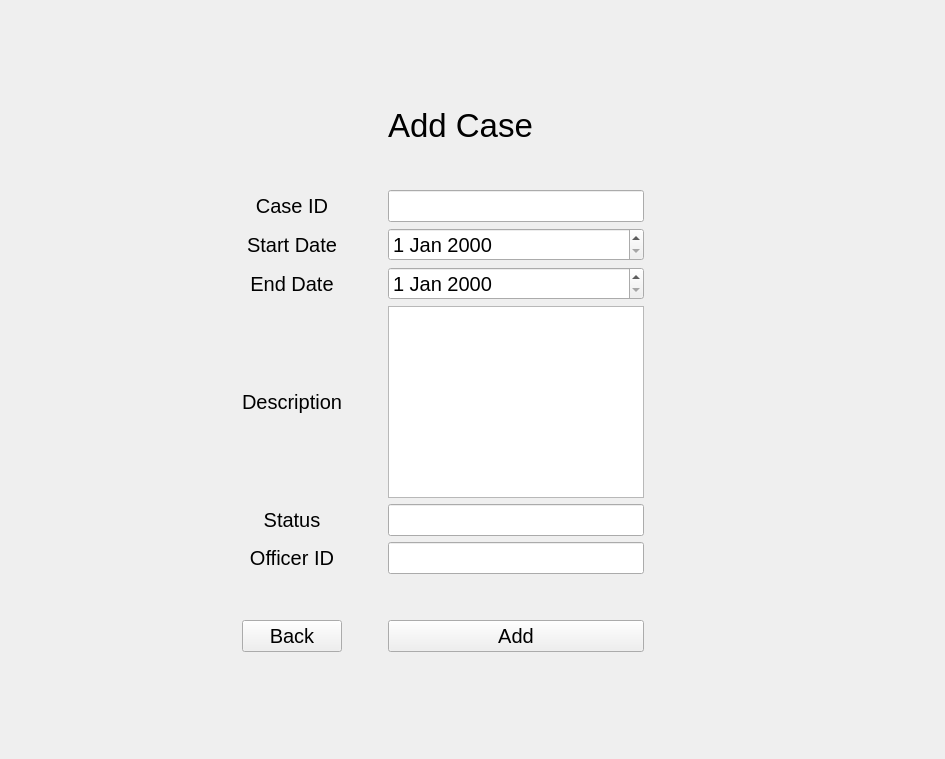
<?xml version="1.0" encoding="UTF-8"?>
<ui version="4.0">
 <class>Form</class>
 <widget class="QWidget" name="Form">
  <property name="geometry">
   <rect>
    <x>0</x>
    <y>0</y>
    <width>945</width>
    <height>759</height>
   </rect>
  </property>
  <property name="windowTitle">
   <string>Form</string>
  </property>
  <layout class="QGridLayout" name="gridLayout_2">
   <item row="1" column="1" rowspan="3" colspan="3">
    <layout class="QGridLayout" name="gridLayout">
     <item row="6" column="3">
      <spacer name="horizontalSpacer_3">
       <property name="orientation">
        <enum>Qt::Horizontal</enum>
       </property>
       <property name="sizeType">
        <enum>QSizePolicy::Preferred</enum>
       </property>
       <property name="sizeHint" stdset="0">
        <size>
         <width>60</width>
         <height>20</height>
        </size>
       </property>
      </spacer>
     </item>
     <item row="9" column="2">
      <widget class="QLineEdit" name="CaseStatusField">
       <property name="font">
        <font>
         <pointsize>15</pointsize>
        </font>
       </property>
      </widget>
     </item>
     <item row="10" column="0">
      <widget class="QLabel" name="label_10">
       <property name="font">
        <font>
         <pointsize>15</pointsize>
        </font>
       </property>
       <property name="text">
        <string>Officer ID</string>
       </property>
       <property name="alignment">
        <set>Qt::AlignCenter</set>
       </property>
      </widget>
     </item>
     <item row="2" column="2">
      <spacer name="verticalSpacer_2">
       <property name="orientation">
        <enum>Qt::Vertical</enum>
       </property>
       <property name="sizeHint" stdset="0">
        <size>
         <width>20</width>
         <height>40</height>
        </size>
       </property>
      </spacer>
     </item>
     <item row="9" column="0">
      <widget class="QLabel" name="label_9">
       <property name="font">
        <font>
         <pointsize>15</pointsize>
        </font>
       </property>
       <property name="text">
        <string>Status</string>
       </property>
       <property name="alignment">
        <set>Qt::AlignCenter</set>
       </property>
      </widget>
     </item>
     <item row="3" column="2">
      <widget class="QLineEdit" name="CaseIDField">
       <property name="font">
        <font>
         <pointsize>15</pointsize>
        </font>
       </property>
      </widget>
     </item>
     <item row="3" column="0">
      <widget class="QLabel" name="label_2">
       <property name="font">
        <font>
         <pointsize>15</pointsize>
        </font>
       </property>
       <property name="text">
        <string>Case ID</string>
       </property>
       <property name="alignment">
        <set>Qt::AlignCenter</set>
       </property>
      </widget>
     </item>
     <item row="11" column="2">
      <spacer name="verticalSpacer_4">
       <property name="orientation">
        <enum>Qt::Vertical</enum>
       </property>
       <property name="sizeHint" stdset="0">
        <size>
         <width>20</width>
         <height>40</height>
        </size>
       </property>
      </spacer>
     </item>
     <item row="6" column="0">
      <widget class="QLabel" name="label_5">
       <property name="font">
        <font>
         <pointsize>15</pointsize>
        </font>
       </property>
       <property name="text">
        <string>Start Date</string>
       </property>
       <property name="alignment">
        <set>Qt::AlignCenter</set>
       </property>
      </widget>
     </item>
     <item row="10" column="2">
      <widget class="QLineEdit" name="CaseOfficerFkField">
       <property name="font">
        <font>
         <pointsize>15</pointsize>
        </font>
       </property>
      </widget>
     </item>
     <item row="7" column="2">
      <widget class="QDateEdit" name="CaseEndField">
       <property name="font">
        <font>
         <pointsize>15</pointsize>
        </font>
       </property>
      </widget>
     </item>
     <item row="8" column="0">
      <widget class="QLabel" name="label_3">
       <property name="font">
        <font>
         <pointsize>15</pointsize>
        </font>
       </property>
       <property name="text">
        <string>Description</string>
       </property>
       <property name="alignment">
        <set>Qt::AlignCenter</set>
       </property>
      </widget>
     </item>
     <item row="6" column="1">
      <spacer name="horizontalSpacer_4">
       <property name="orientation">
        <enum>Qt::Horizontal</enum>
       </property>
       <property name="sizeType">
        <enum>QSizePolicy::Preferred</enum>
       </property>
       <property name="sizeHint" stdset="0">
        <size>
         <width>40</width>
         <height>20</height>
        </size>
       </property>
      </spacer>
     </item>
     <item row="7" column="0">
      <widget class="QLabel" name="label_6">
       <property name="font">
        <font>
         <pointsize>15</pointsize>
        </font>
       </property>
       <property name="text">
        <string>End Date</string>
       </property>
       <property name="alignment">
        <set>Qt::AlignCenter</set>
       </property>
      </widget>
     </item>
     <item row="12" column="0">
      <widget class="QPushButton" name="BackBtn">
       <property name="font">
        <font>
         <pointsize>15</pointsize>
        </font>
       </property>
       <property name="text">
        <string>Back</string>
       </property>
      </widget>
     </item>
     <item row="1" column="2">
      <widget class="QLabel" name="label">
       <property name="font">
        <font>
         <pointsize>25</pointsize>
        </font>
       </property>
       <property name="text">
        <string>Add Case</string>
       </property>
      </widget>
     </item>
     <item row="12" column="2">
      <widget class="QPushButton" name="AddCaseDataBtn">
       <property name="font">
        <font>
         <pointsize>15</pointsize>
        </font>
       </property>
       <property name="text">
        <string>Add</string>
       </property>
      </widget>
     </item>
     <item row="6" column="2">
      <widget class="QDateEdit" name="CaseStartField">
       <property name="font">
        <font>
         <pointsize>15</pointsize>
        </font>
       </property>
      </widget>
     </item>
     <item row="8" column="2">
      <widget class="QTextEdit" name="CaseDescriptionField">
       <property name="font">
        <font>
         <pointsize>15</pointsize>
        </font>
       </property>
      </widget>
     </item>
    </layout>
   </item>
   <item row="0" column="1">
    <spacer name="verticalSpacer">
     <property name="orientation">
      <enum>Qt::Vertical</enum>
     </property>
     <property name="sizeHint" stdset="0">
      <size>
       <width>20</width>
       <height>40</height>
      </size>
     </property>
    </spacer>
   </item>
   <item row="1" column="4">
    <spacer name="horizontalSpacer">
     <property name="orientation">
      <enum>Qt::Horizontal</enum>
     </property>
     <property name="sizeHint" stdset="0">
      <size>
       <width>200</width>
       <height>20</height>
      </size>
     </property>
    </spacer>
   </item>
   <item row="1" column="0">
    <spacer name="horizontalSpacer_2">
     <property name="orientation">
      <enum>Qt::Horizontal</enum>
     </property>
     <property name="sizeHint" stdset="0">
      <size>
       <width>200</width>
       <height>20</height>
      </size>
     </property>
    </spacer>
   </item>
   <item row="4" column="1">
    <spacer name="verticalSpacer_3">
     <property name="orientation">
      <enum>Qt::Vertical</enum>
     </property>
     <property name="sizeHint" stdset="0">
      <size>
       <width>20</width>
       <height>40</height>
      </size>
     </property>
    </spacer>
   </item>
  </layout>
 </widget>
 <resources/>
 <connections/>
</ui>
